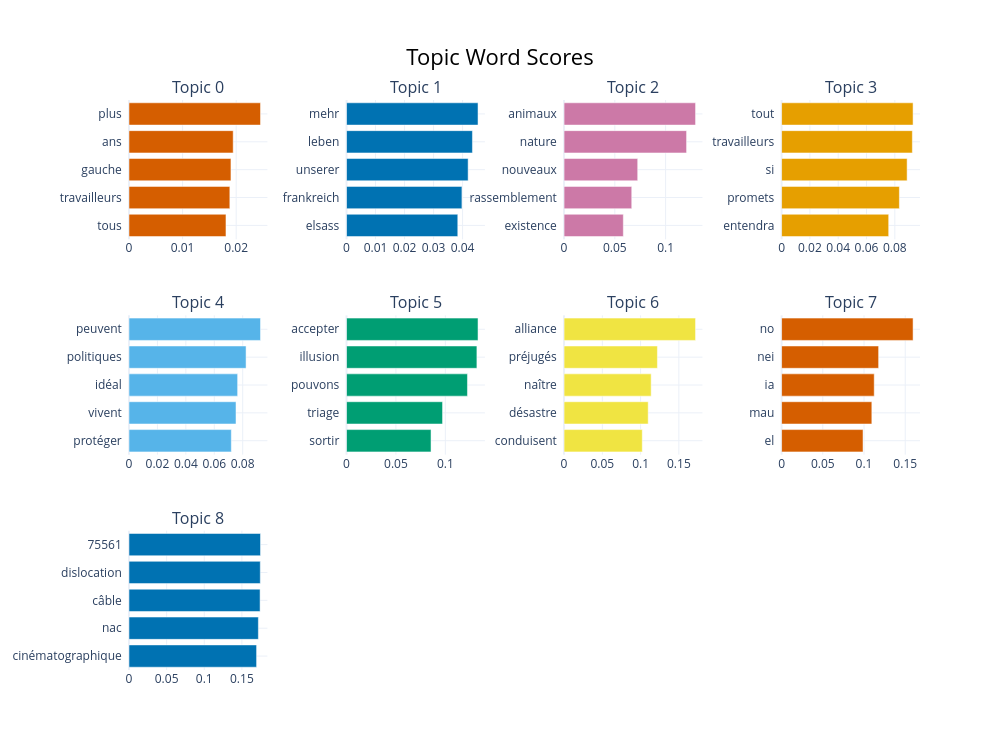

Source (notebook cell):
### Code cell
topic_model.visualize_barchart(top_n_topics=10)

### Figure 1 — Plotly figure (JSON) as saved in the notebook; plotly's stock layout.template omitted (floating-point values rounded to 4 significant figures)
{"data": [{"marker": {"color": "#D55E00"}, "orientation": "h", "type": "bar", "x": [0.01809, 0.01882, 0.01902, 0.01944, 0.02454], "xaxis": "x", "y": ["tous  ", "travailleurs  ", "gauche  ", "ans  ", "plus  "], "yaxis": "y"}, {"marker": {"color": "#0072B2"}, "orientation": "h", "type": "bar", "x": [0.03834, 0.03977, 0.04191, 0.04339, 0.04532], "xaxis": "x2", "y": ["elsass  ", "frankreich  ", "unserer  ", "leben  ", "mehr  "], "yaxis": "y2"}, {"marker": {"color": "#CC79A7"}, "orientation": "h", "type": "bar", "x": [0.05837, 0.06666, 0.07252, 0.1206, 0.1295], "xaxis": "x3", "y": ["existence  ", "rassemblement  ", "nouveaux  ", "nature  ", "animaux  "], "yaxis": "y3"}, {"marker": {"color": "#E69F00"}, "orientation": "h", "type": "bar", "x": [0.07567, 0.08322, 0.08869, 0.09239, 0.0929], "xaxis": "x4", "y": ["entendra  ", "promets  ", "si  ", "travailleurs  ", "tout  "], "yaxis": "y4"}, {"marker": {"color": "#56B4E9"}, "orientation": "h", "type": "bar", "x": [0.072, 0.0753, 0.07644, 0.08238, 0.09253], "xaxis": "x5", "y": ["protéger  ", "vivent  ", "idéal  ", "politiques  ", "peuvent  "], "yaxis": "y5"}, {"marker": {"color": "#009E73"}, "orientation": "h", "type": "bar", "x": [0.08551, 0.09716, 0.1224, 0.1319, 0.1331], "xaxis": "x6", "y": ["sortir  ", "triage  ", "pouvons  ", "illusion  ", "accepter  "], "yaxis": "y6"}, {"marker": {"color": "#F0E442"}, "orientation": "h", "type": "bar", "x": [0.1022, 0.1099, 0.1138, 0.122, 0.1718], "xaxis": "x7", "y": ["conduisent  ", "désastre  ", "naître  ", "préjugés  ", "alliance  "], "yaxis": "y7"}, {"marker": {"color": "#D55E00"}, "orientation": "h", "type": "bar", "x": [0.0988, 0.1095, 0.1124, 0.1177, 0.1595], "xaxis": "x8", "y": ["el  ", "mau  ", "ia  ", "nei  ", "no  "], "yaxis": "y8"}, {"marker": {"color": "#0072B2"}, "orientation": "h", "type": "bar", "x": [0.1695, 0.1719, 0.1742, 0.1745, 0.1747], "xaxis": "x9", "y": ["cinématographique  ", "nac  ", "câble  ", "dislocation  ", "75561  "], "yaxis": "y9"}], "layout": {"annotations": [{"font": {"size": 16}, "showarrow": false, "text": "Topic 0", "x": 0.0875, "xanchor": "center", "xref": "paper", "y": 1, "yanchor": "bottom", "yref": "paper"}, {"font": {"size": 16}, "showarrow": false, "text": "Topic 1", "x": 0.3625, "xanchor": "center", "xref": "paper", "y": 1, "yanchor": "bottom", "yref": "paper"}, {"font": {"size": 16}, "showarrow": false, "text": "Topic 2", "x": 0.6375, "xanchor": "center", "xref": "paper", "y": 1, "yanchor": "bottom", "yref": "paper"}, {"font": {"size": 16}, "showarrow": false, "text": "Topic 3", "x": 0.9125, "xanchor": "center", "xref": "paper", "y": 1, "yanchor": "bottom", "yref": "paper"}, {"font": {"size": 16}, "showarrow": false, "text": "Topic 4", "x": 0.0875, "xanchor": "center", "xref": "paper", "y": 0.6222, "yanchor": "bottom", "yref": "paper"}, {"font": {"size": 16}, "showarrow": false, "text": "Topic 5", "x": 0.3625, "xanchor": "center", "xref": "paper", "y": 0.6222, "yanchor": "bottom", "yref": "paper"}, {"font": {"size": 16}, "showarrow": false, "text": "Topic 6", "x": 0.6375, "xanchor": "center", "xref": "paper", "y": 0.6222, "yanchor": "bottom", "yref": "paper"}, {"font": {"size": 16}, "showarrow": false, "text": "Topic 7", "x": 0.9125, "xanchor": "center", "xref": "paper", "y": 0.6222, "yanchor": "bottom", "yref": "paper"}, {"font": {"size": 16}, "showarrow": false, "text": "Topic 8", "x": 0.0875, "xanchor": "center", "xref": "paper", "y": 0.2444, "yanchor": "bottom", "yref": "paper"}], "height": 750, "hoverlabel": {"bgcolor": "white", "font": {"family": "Rockwell", "size": 16}}, "showlegend": false, "title": {"font": {"color": "Black", "size": 22}, "text": "Topic Word Scores", "x": 0.5, "xanchor": "center", "yanchor": "top"}, "width": 1000, "xaxis": {"anchor": "y", "domain": [0, 0.175], "showgrid": true}, "xaxis10": {"anchor": "y10", "domain": [0.275, 0.45], "showgrid": true}, "xaxis11": {"anchor": "y11", "domain": [0.55, 0.725], "showgrid": true}, "xaxis12": {"anchor": "y12", "domain": [0.825, 1], "showgrid": true}, "xaxis2": {"anchor": "y2", "domain": [0.275, 0.45], "showgrid": true}, "xaxis3": {"anchor": "y3", "domain": [0.55, 0.725], "showgrid": true}, "xaxis4": {"anchor": "y4", "domain": [0.825, 1], "showgrid": true}, "xaxis5": {"anchor": "y5", "domain": [0, 0.175], "showgrid": true}, "xaxis6": {"anchor": "y6", "domain": [0.275, 0.45], "showgrid": true}, "xaxis7": {"anchor": "y7", "domain": [0.55, 0.725], "showgrid": true}, "xaxis8": {"anchor": "y8", "domain": [0.825, 1], "showgrid": true}, "xaxis9": {"anchor": "y9", "domain": [0, 0.175], "showgrid": true}, "yaxis": {"anchor": "x", "domain": [0.7556, 1], "showgrid": true}, "yaxis10": {"anchor": "x10", "domain": [0, 0.2444], "showgrid": true}, "yaxis11": {"anchor": "x11", "domain": [0, 0.2444], "showgrid": true}, "yaxis12": {"anchor": "x12", "domain": [0, 0.2444], "showgrid": true}, "yaxis2": {"anchor": "x2", "domain": [0.7556, 1], "showgrid": true}, "yaxis3": {"anchor": "x3", "domain": [0.7556, 1], "showgrid": true}, "yaxis4": {"anchor": "x4", "domain": [0.7556, 1], "showgrid": true}, "yaxis5": {"anchor": "x5", "domain": [0.3778, 0.6222], "showgrid": true}, "yaxis6": {"anchor": "x6", "domain": [0.3778, 0.6222], "showgrid": true}, "yaxis7": {"anchor": "x7", "domain": [0.3778, 0.6222], "showgrid": true}, "yaxis8": {"anchor": "x8", "domain": [0.3778, 0.6222], "showgrid": true}, "yaxis9": {"anchor": "x9", "domain": [0, 0.2444], "showgrid": true}}}
